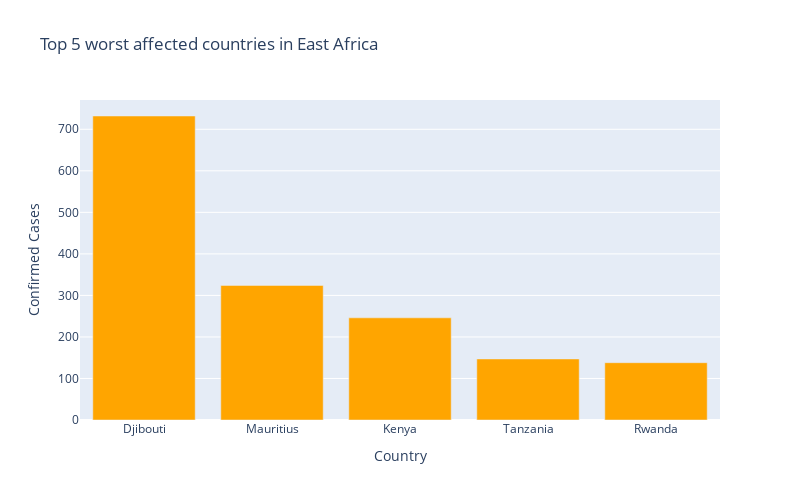

Notebook code cell kept with this figure:
### Markdown cell above
### 5 worst hit countries in East Africa - Confirmed cases

### Code cell
px.bar(
    afro_country_df_ea_ren.sort_values('Confirmed Cases', ascending= False).head(5),
    x = "Country",
    y = "Confirmed Cases",
    title= "Top 5 worst affected countries in East Africa", # the axis names
    color_discrete_sequence=["orange"], 
    height=500,
    width=800
)

### Figure 1 — Plotly figure (JSON) as saved in the notebook; plotly's stock layout.template omitted (floating-point values rounded to 4 significant figures)
{"data": [{"alignmentgroup": "True", "hovertemplate": "Country=%{x}<br>Confirmed Cases=%{y}<extra></extra>", "legendgroup": "", "marker": {"color": "orange"}, "name": "", "offsetgroup": "", "orientation": "v", "showlegend": false, "textposition": "auto", "type": "bar", "x": ["Djibouti", "Mauritius", "Kenya", "Tanzania", "Rwanda"], "xaxis": "x", "y": [732, 324, 246, 147, 138], "yaxis": "y"}], "layout": {"barmode": "relative", "height": 500, "legend": {"tracegroupgap": 0}, "title": {"text": "Top 5 worst affected countries in East Africa"}, "width": 800, "xaxis": {"anchor": "y", "domain": [0, 1], "title": {"text": "Country"}}, "yaxis": {"anchor": "x", "domain": [0, 1], "title": {"text": "Confirmed Cases"}}}}
